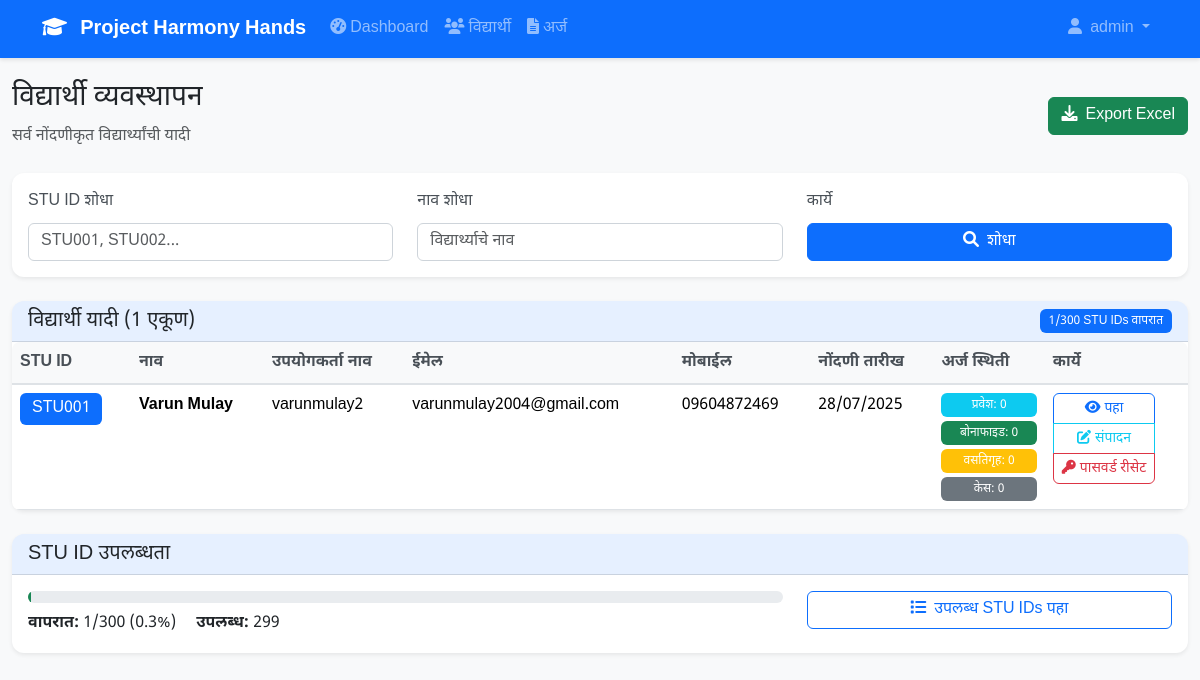
The page /admin/students (signed in) on the database its author committed.
### models.py (models this page shows, shortened)
class User(UserMixin, db.Model):
    id = db.Column(db.Integer, primary_key=True)
    username = db.Column(db.String(64), unique=True, nullable=False)
    email = db.Column(db.String(120), unique=True, nullable=False)
    password_hash = db.Column(db.String(256))
    is_admin = db.Column(db.Boolean, default=False)
    created_at = db.Column(db.DateTime, default=datetime.utcnow)
    stu_id = db.Column(db.String(10), unique=True, nullable=True)
    first_name = db.Column(db.String(64))
    last_name = db.Column(db.String(64))
    phone = db.Column(db.String(20))
    admission_forms = db.relationship('AdmissionForm', backref='student', lazy=True)
    bonafide_requests = db.relationship('BonafideRequest', backref='student', lazy=True)
    hostel_applications = db.relationship('HostelApplication', backref='student', lazy=True)
    case_records = db.relationship('CaseRecord', backref='student', lazy=True)
    pratinidhan_forms = db.relationship('PratinidhanForm', backref='student', lazy=True)

### routes.py (the view)
@app.route('/admin/students')
@login_required
def admin_students():
    if not current_user.is_admin:
        return redirect(url_for('student_dashboard'))
    students = User.query.filter_by(is_admin=False).order_by(User.stu_id).all()
    return render_template('admin/student_management.html', students=students)

### app.py (called while the page is built)
@login_manager.user_loader
def load_user(user_id):
    from models import User
    return User.query.get(int(user_id))

### templates/admin/student_management.html (shortened to what this page needs)
{% extends "base.html" %}
{% block content %}
<div class="container-fluid">
    <div class="row">
        <div class="col-12">
            <div class="d-flex justify-content-between align-items-center mb-4">
                <div>
                    <h1 class="h3">विद्यार्थी व्यवस्थापन</h1>
                    <p class="text-muted mb-0">सर्व नोंदणीकृत विद्यार्थ्यांची यादी</p>
                </div>
                <div>
                    <button class="btn btn-success" onclick="exportStudents()">
                        <i class="fas fa-download me-2"></i>Export Excel
                    </button>
                </div>
            </div>
        </div>
    </div>
    <div class="row mb-4">
        <div class="col-12">
            <div class="card">
                <div class="card-body">
                    <div class="row">
                        <div class="col-md-4">
                            <label class="form-label">STU ID शोधा</label>
                            <input type="text" class="form-control" id="searchStuId" placeholder="STU001, STU002...">
                        </div>
                        <div class="col-md-4">
                            <label class="form-label">नाव शोधा</label>
                            <input type="text" class="form-control" id="searchName" placeholder="विद्यार्थ्याचे नाव">
                        </div>
                        <div class="col-md-4">
                            <label class="form-label">कार्ये</label>
                            <div>
                                <button class="btn btn-primary w-100" onclick="filterStudents()">
                                    <i class="fas fa-search me-2"></i>शोधा
                                </button>
                            </div>
                        </div>
                    </div>
                </div>
            </div>
        </div>
    </div>
    <div class="row">
        <div class="col-12">
            <div class="card">
                <div class="card-header d-flex justify-content-between align-items-center">
                    <h5 class="mb-0">विद्यार्थी यादी ({{ students|length }} एकूण)</h5>
                    <span class="badge bg-primary">{{ students|length }}/300 STU IDs वापरात</span>
                </div>
                <div class="card-body p-0">
                    {% if students %}
                    <div class="table-responsive">
                        <table class="table table-hover mb-0" id="studentsTable">
                            <thead class="table-light">
                                <tr>
                                    <th>STU ID</th>
                                    <th>नाव</th>
                                    <th>उपयोगकर्ता नाव</th>
                                    <th>ईमेल</th>
                                    <th>मोबाईल</th>
                                    <th>नोंदणी तारीख</th>
                                    <th>अर्ज स्थिती</th>
                                    <th>कार्ये</th>
                                </tr>
                            </thead>
                            <tbody>
                                {% for student in students %}
                                <tr data-stu-id="{{ student.stu_id }}" data-name="{{ student.first_name }} {{ student.last_name }}">
                                    <td>
                                        <span class="badge bg-primary fs-6">{{ student.stu_id }}</span>
                                    </td>
                                    <td>
                                        <strong>{{ student.first_name or '' }} {{ student.last_name or '' }}</strong>
                                    </td>
                                    <td>{{ student.username }}</td>
                                    <td>{{ student.email }}</td>
                                    <td>{{ student.phone or '-' }}</td>
                                    <td>{{ student.created_at.strftime('%d/%m/%Y') }}</td>
                                    <td>
                                        <div class="d-flex flex-column gap-1">
                                            <span class="badge bg-info">प्रवेश: {{ student.admission_forms|length }}</span>
                                            <span class="badge bg-success">बोनाफाइड: {{ student.bonafide_requests|length }}</span>
                                            <span class="badge bg-warning">वसतिगृह: {{ student.hostel_applications|length }}</span>
                                            <span class="badge bg-secondary">केस: {{ student.case_records|length }}</span>
                                        </div>
                                    </td>
                                    <td>
                                        <div class="btn-group-vertical btn-group-sm">
                                            <button class="btn btn-outline-primary btn-sm" onclick="viewStudent('{{ student.id }}')">
                                                <i class="fas fa-eye me-1"></i>पहा
                                            </button>
                                            <button class="btn btn-outline-info btn-sm" onclick="editStudent('{{ student.id }}')">
                                                <i class="fas fa-edit me-1"></i>संपादन
                                            </button>
                                            <button class="btn btn-outline-danger btn-sm" onclick="resetPassword('{{ student.id }}')">
                                                <i class="fas fa-key me-1"></i>पासवर्ड रीसेट
                                            </button>
                                        </div>
                                    </td>
                                </tr>
                                {% endfor %}
                            </tbody>
                        </table>
                    </div>
                    {% else %}
                    <div class="text-center py-5">
                        <i class="fas fa-users fa-3x text-muted mb-3"></i>
                        <h5 class="text-muted">कोणतेही विद्यार्थी नोंदणीकृत नाहीत</h5>
                        <p class="text-muted">विद्यार्थी नोंदणी केल्यावर ते येथे दिसतील</p>
                    </div>
                    {% endif %}
                </div>
            </div>
        </div>
    </div>
    <div class="row mt-4">
        <div class="col-12">
            <div class="card">
                <div class="card-header">
                    <h5 class="mb-0">STU ID उपलब्धता</h5>
                </div>
                <div class="card-body">
                    <div class="row">
                        <div class="col-md-8">
                            <div class="progress mb-2">
                                {% set used_percentage = (students|length / 300) * 100 %}
                                <div class="progress-bar bg-success" style="width: {{ used_percentage }}%"></div>
                            </div>
                            <p class="mb-0">
                                <strong>वापरात:</strong> {{ students|length }}/300 ({{ "%.1f"|format(used_percentage) }}%)
                                <span class="ms-3"><strong>उपलब्ध:</strong> {{ 300 - students|length }}</span>
                            </p>
                        </div>
                        <div class="col-md-4">
                            <button class="btn btn-outline-primary w-100" onclick="showAvailableIds()">
                                <i class="fas fa-list me-2"></i>उपलब्ध STU IDs पहा
                            </button>
                        </div>
                    </div>
                </div>
            </div>
        </div>
    </div>
</div>
{% endblock %}

### templates/base.html (shortened to what this page needs)
<!DOCTYPE html>
<html lang="mr">
<head>
    <link href="https://cdn.jsdelivr.net/npm/bootstrap@5.3.3/dist/css/bootstrap.min.css" rel="stylesheet">
    <link href="https://cdnjs.cloudflare.com/ajax/libs/font-awesome/6.0.0/css/all.min.css" rel="stylesheet">
    <link href="{{ url_for('static', filename='css/style.css') }}" rel="stylesheet">
</head>
<body>
    {% if current_user.is_authenticated %}
    <nav class="navbar navbar-expand-lg navbar-dark bg-primary">
        <div class="container">
            <a class="navbar-brand" href="{{ url_for('student_dashboard') if not current_user.is_admin else url_for('admin_dashboard') }}">
                <i class="fas fa-graduation-cap me-2"></i>
                Project Harmony Hands
            </a>
            <div class="collapse navbar-collapse" id="navbarNav">
                <ul class="navbar-nav me-auto">
                    {% if current_user.is_admin %}
                    <li class="nav-item">
                        <a class="nav-link" href="{{ url_for('admin_dashboard') }}">
                            <i class="fas fa-tachometer-alt me-1"></i>Dashboard
                        </a>
                    </li>
                    <li class="nav-item">
                        <a class="nav-link" href="{{ url_for('admin_students') }}">
                            <i class="fas fa-users me-1"></i>विद्यार्थी
                        </a>
                    </li>
                    <li class="nav-item">
                        <a class="nav-link" href="{{ url_for('admin_forms') }}">
                            <i class="fas fa-file-alt me-1"></i>अर्ज
                        </a>
                    </li>
                    {% endif %}
                </ul>
                <ul class="navbar-nav">
                    <li class="nav-item dropdown">
                        <a class="nav-link dropdown-toggle" href="#" role="button" data-bs-toggle="dropdown">
                            <i class="fas fa-user me-1"></i>
                            {{ current_user.first_name or current_user.username }}
                        </a>
                    </li>
                </ul>
            </div>
        </div>
    </nav>
    {% endif %}
    <main class="{% if current_user.is_authenticated %}pt-4{% endif %}">
        {% block content %}{% endblock %}
    </main>
</body>
</html>

### static/css/style.css (style rules this page uses)
:root { --primary-color: #0d6efd; --secondary-color: #6c757d; --success-color: #198754; --warning-color: #ffc107; --danger-color: #dc3545; --info-color: #0dcaf0; --light-color: #f8f9fa; --dark-color: #212529; --font-family-devanagari: 'Noto Sans Devanagari', sans-serif; }
body { font-family: var(--font-family-devanagari); line-height: 1.6; background-color: #f8f9fa; }
.form-label { font-weight: 500; margin-bottom: 0.5rem; color: #495057; }
.form-control, .form-select { border-radius: 0.375rem; border: 1px solid #ced4da; transition: border-color 0.15s ease-in-out, box-shadow 0.15s ease-in-out; }
.btn { border-radius: 0.375rem; font-weight: 500; transition: all 0.15s ease-in-out; }
.card { border: none; border-radius: 0.75rem; box-shadow: 0 0.125rem 0.25rem rgba(0, 0, 0, 0.075); transition: box-shadow 0.15s ease-in-out; }
.card-header { background-color: rgba(13, 110, 253, 0.1); border-bottom: 1px solid rgba(0, 0, 0, 0.125); border-radius: 0.75rem 0.75rem 0 0 !important; font-weight: 600; }
.navbar { box-shadow: 0 2px 4px rgba(0, 0, 0, 0.1); }
.navbar-brand { font-weight: 700; font-size: 1.25rem; }
.nav-link { font-weight: 500; transition: color 0.15s ease-in-out; }
.table { border-radius: 0.5rem; overflow: hidden; }
.table thead th { border-bottom: 2px solid #dee2e6; font-weight: 600; color: #495057; background-color: #f8f9fa; }
.badge { font-weight: 500; padding: 0.5em 0.75em; }
.progress { height: 0.75rem; border-radius: 0.375rem; background-color: #e9ecef; }
.progress-bar { border-radius: 0.375rem; transition: width 0.6s ease; }

### rows shown on the page
User: first_name+username "admin"
User: stu_id "STU001", first_name "Varun", last_name "Mulay", username "varunmulay2", email "varunmulay2004@gmail.com", phone "09604872469", created_at "28/07/2025", admission_forms|length "0", bonafide_requests|length "0", hostel_applications|length "0", case_records|length "0"

### other values the page prints
{{ students|length }} "1"
{{ "%.1f"|format(used_percentage) }} "0.3"
{{ 300 - students|length }} "299"
